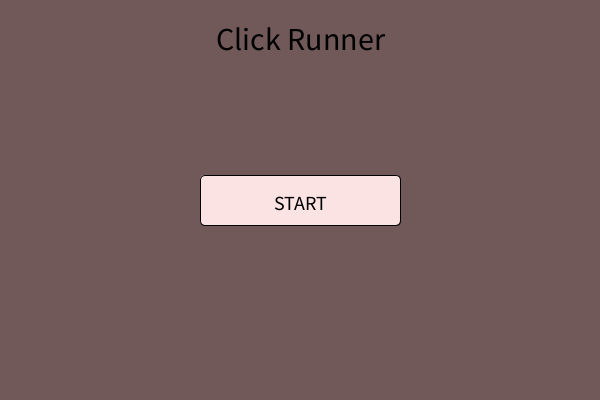
Frame 1 (no input)
Frame 60 (the mouse pressed at the canvas centre just before this capture): identical to frame 1, image omitted
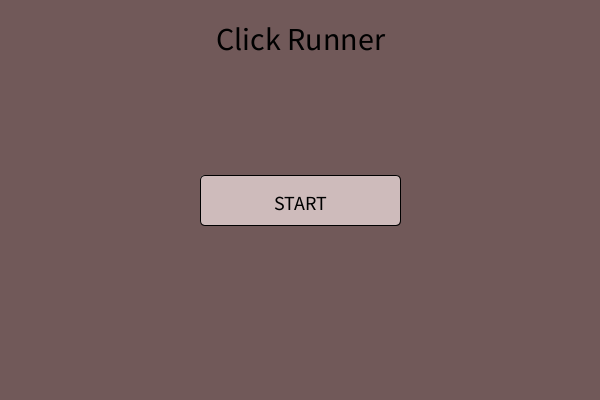
Frame 120 (the mouse held since frame 60 and released just before this capture)

The Processing sketch that drew these frames (run headless with seeded random() and noise(); from frame 60 on, the mouse is pressed at the canvas centre):

// Processing sketch: main
// ── main.pde
//Global

int state = 0;
String title = "Click Runner";

boolean rectOver = false;
color rect_click_color = color(186,242,239);
color rect_default_color = color(252,227,227);
color rect_current_color = rect_default_color;
color text_default_color = color(0,0,0);

color mouse_over_color = color(206,187,187); 


void setup()
{
  size(600,400);
  smooth(2);
}

void draw()
{
  switch (state)
  {
    case 0:
      init_menu();
      break;
    case 1:
      run_game();
      break;      
    default: init_game();
  }
}

void init_menu()
{
  background(color(113,89,89));
  fill(text_default_color);
  textSize(32);
  textAlign(CENTER);
  text(title,width/2,50);
  
  
  int rectX = (width/2) -100;
  int rectY = (height/2) -25;
  int rectWidth = 200;
  int rectHeight = 50;
  
  if (rectOver_check(rectX,rectY,rectWidth,rectHeight)) 
  {
    rect_current_color = mouse_over_color;
  }
  else
  {
    rect_current_color = rect_default_color;
  }
  
  fill(rect_current_color);
  rect(rectX,rectY,rectWidth,rectHeight,5);  
  
  textSize(20);
  fill(text_default_color);
  text("START",width/2,height/2+10);
}

boolean rectOver_check(int x, int y, int w, int h)
{
    if (mouseX >= x && mouseX <= x+w && 
      mouseY >= y && mouseY <= y+h) 
    {
      rectOver = true;
      return true;
    }
    rectOver = false;
    return false;
}

void mousePressed()
{
  if (rectOver && state == 0)
  {  
    println("CLICK");  
    ++state;
    rectOver = false;
    init_game();
  }
  else if (mouseButton == LEFT && state == 1)
  {
    println("Run"); 
  }
  else if (mouseButton == RIGHT && state == 1)
  {
    println("Jump");
    level_ini.fig.jumping = true;
  }  
}



// ── figure.pde
class figure
{
  int posX;
  int posY;
  int weight;
  
  boolean jumping = false;
  int jump_count = 180;
  int jump_frame = 0;
  
  color fig_color;
  
  figure(int x, int y)
  {
    posX = x;
    posY = y;
    weight = 20;
    fig_color = color(25,252,25);
  }
  
  void draw_fig()
  {
    fill(fig_color);
    noStroke();
    if ( !jumping ) 
    {
      rect(posX-(weight),posY-(weight),weight,weight);
    }
    else
    {
      if (jump_frame >= jump_count/2)
        rect(posX-(weight),posY-(weight)-(jump_count-jump_frame),weight,weight);
      else
        rect(posX-(weight),posY-(weight)-(jump_frame),weight,weight);
      
        
       if ( jump_frame == jump_count )
       { 
          jumping = false;
          jump_frame = 0;
       }
       jump_frame += 2;
    }
  }
}

// ── game.pde
color bg_color = color(255,255,255);
color bg_game_over = color (200,10,10);

int game_state = 0;
float speed = 1;

level level_ini;

void run_game()
{
  switch (game_state)
  {
    case 0 :
      play();
      break;
    case 1 : 
      game_over();
      break;
    default : 
      exit_game();
  }
  
}

void init_game()
{
  level_ini = new level();
}

void play()
{
  background(bg_color);
  show_fps();
  
  textAlign(CENTER);
  textSize(32);
  text(title,width/2,30);

  level_ini.draw_level();
}

void exit_game()
{
  --state;
}

void game_over()
{
  background(bg_game_over);
  textAlign(CENTER);
  textSize(40);
  text("FAILED",width/2,height/2);
}





// ── helper.pde
void show_fps()
{
  textAlign(LEFT);
  textSize(9);
  fill(color(0,0,0));
  text("FPS: " + (int)frameRate,0,10); 
}

//x and y are meant to be the upper left corner
boolean is_rect_in_rect(float x_1, float y_1, float width_1, float x_2, float y_2, float width_2)
{
  return !(x_1 > x_2+width_2 || x_1+width_1 < x_2 || y_1 > y_2+width_2 || y_1+width_1 < y_2);
}

boolean is_rect_in_circle(float x_1, float y_1, float w_1, float x_2, float y_2, float radius)
{
  return !(x_2 + radius < x_1 || x_2 - radius > x_1 + w_1 || y_1 > y_2 + radius || y_1 + w_1 < y_2 - radius);
}

boolean is_rect_in_line (float x_1, float y_1, float w_1, float x_2, float y_2, float width_2)
{
  return !(x_1 < x_2 || x_1 + w_1 > x_2 || y_1 > y_2 || y_1 + w_1 < y_2);
}


// ── level.pde
class level
{
  figure fig;
  int floor_y = (height/3)*2;
  float shift_x = width;
  obstacle[] obstacles = {
    new obstacle(0,floor_y,10,'r'),
    new obstacle(200,floor_y,10,'t'),
    new obstacle(400,floor_y,10,'l')
  };
  
  level()
  {
    fig = new figure(width/3,floor_y);
  }
  
  void draw_level()
  {
    fig.draw_fig();
    stroke(8);
    line(0,floor_y,width,floor_y);
    
    noFill();
    pushMatrix();
    translate(shift_x,0);
    for ( obstacle o : obstacles )
    {
      o.draw_obstacle();
    } 
    popMatrix();
    shift_x -= speed;
  }
}

// ── obstacle.pde
class obstacle
{
  int bottomX;
  int bottomY;
  int weight;
  
  //FORM parameters
  //t = triangle
  //r = rectangle
  //l = veritcal line
  char form;

  obstacle(int x, int y, int w, char f)
  {
    bottomX = x;
    bottomY = y;
    weight = w;
    form = f;
    
    println("Creatin obstacle: " + bottomX + " " + bottomY + " " + weight + " " + form);
  }
  
  void draw_obstacle()
  {
    switch (form)
    {
      case 't':
        triangle(bottomX,bottomY,bottomX+weight,bottomY,bottomX+(weight/2),bottomY-weight);
        break;
      case 'r':  
        rect(bottomX,bottomY,weight,-weight);
         break;
      case 'l':
        line(bottomX,bottomY,bottomX,bottomY-weight);
        break;
    }
  }
  
  char get_form()
  {
    return form;
  }
  
  int get_posX()
  {
    return bottomX;
  }
  
  int get_posY()
  {
    return bottomY;
  }
  
  int get_weight()
  {
    return weight;
  }
}
